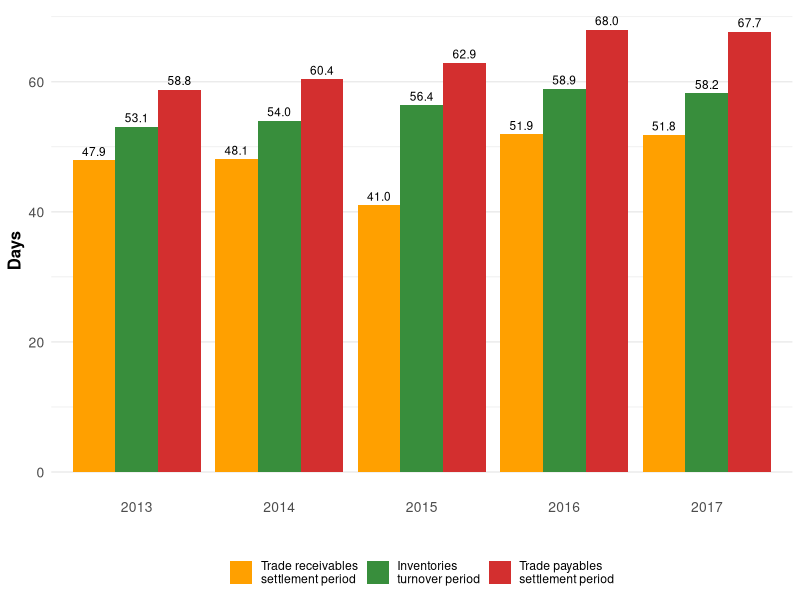
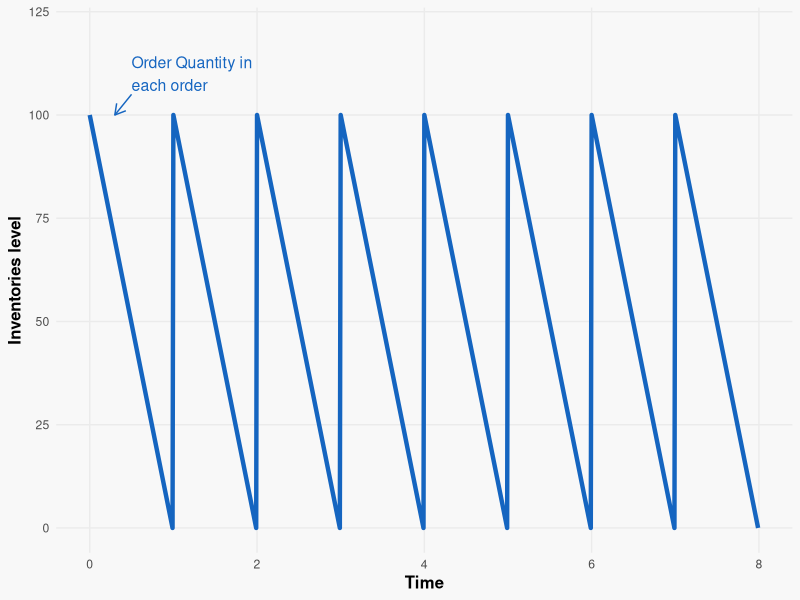
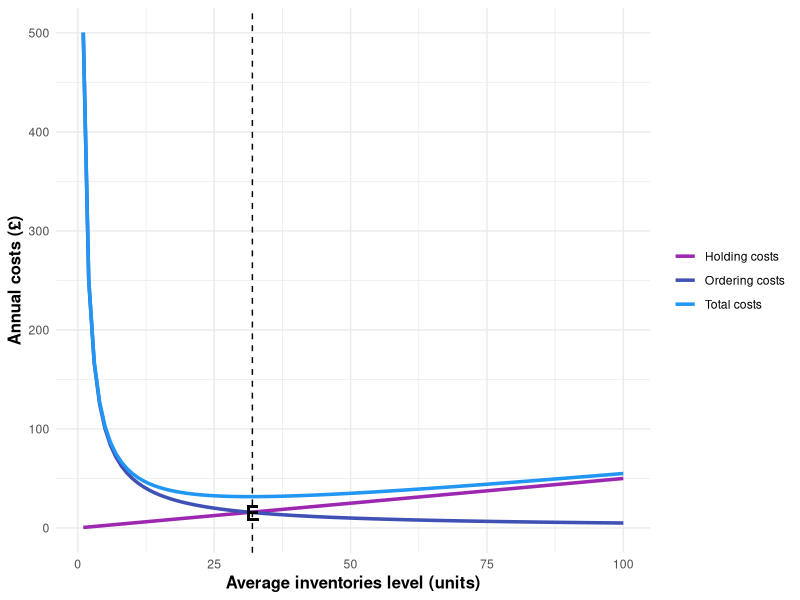

Write R code to recreate these figures, in order.
## ---- chunk 1
#| echo: false
#| fig-width: 10
#| fig-height: 6
#| fig-cap: "Average investment (in days) for the main working capital elements"

library(ggplot2)
library(reshape2)

# Create data frame for the three metrics across years
years <- 2013:2017
receivables <- c(47.9, 48.1, 41.0, 51.9, 51.8)
inventories <- c(53.1, 54.0, 56.4, 58.9, 58.2)
payables <- c(58.8, 60.4, 62.9, 68.0, 67.7)

# Combine into data frame
working_capital_data <- data.frame(
  Year = years,
  Receivables = receivables,
  Inventories = inventories,
  Payables = payables
)

# Convert to long format for plotting
data_long <- melt(working_capital_data, id.vars = "Year", 
                  variable.name = "Metric", value.name = "Days")

# Define colors and labels
colors <- c("Receivables" = "#FFA000", "Inventories" = "#388E3C", "Payables" = "#D32F2F")
labels <- c("Receivables" = "Trade receivables\nsettlement period", 
            "Inventories" = "Inventories\nturnover period", 
            "Payables" = "Trade payables\nsettlement period")

# Plot
ggplot(data_long, aes(x = as.factor(Year), y = Days, fill = Metric)) +
  geom_bar(stat = "identity", position = position_dodge(width = 0.9)) +
  scale_fill_manual(values = colors, labels = labels) +
  labs(x = "", y = "Days") +
  theme_minimal() +
  theme(
    axis.text = element_text(size = 10),
    axis.title = element_text(size = 12, face = "bold"),
    legend.title = element_blank(),
    legend.position = "bottom",
    panel.grid.major.x = element_blank()
  ) +
  geom_text(aes(label = sprintf("%.1f", Days)), 
            position = position_dodge(width = 0.9), 
            vjust = -0.5, size = 3)
## ---- chunk 2
#| echo: false
#| fig-width: 9
#| fig-height: 5
#| fig-cap: "Patterns of inventory movements over time"

library(ggplot2)

# Create data for sawtooth pattern
create_sawtooth <- function(periods, height) {
  result <- data.frame(time = numeric(), inventory = numeric())
  
  for (i in 0:periods) {
    result <- rbind(result, data.frame(time = i, inventory = height))
    result <- rbind(result, data.frame(time = i + 0.99, inventory = 0))
  }
  
  return(result)
}

# Generate data
sawtooth_data <- create_sawtooth(7, 100)

# Plot
ggplot(sawtooth_data, aes(x = time, y = inventory)) +
  geom_line(color = "#1565C0", size = 1.5) +
  labs(x = "Time", y = "Inventories level") +
  annotate("text", x = 0.5, y = 110, label = "Order Quantity in\neach order", 
           color = "#1565C0", hjust = 0, size = 4) +
  annotate("segment", x = 0.5, y = 105, xend = 0.3, yend = 100,
           arrow = arrow(length = unit(0.3, "cm")), color = "#1565C0") +
  theme_minimal() +
  theme(
    axis.title = element_text(size = 12, face = "bold"),
    plot.background = element_rect(fill = "#F8F8F8", color = NA),
    panel.grid.minor = element_blank()
  ) +
  scale_y_continuous(limits = c(0, 120)) +
  scale_x_continuous(limits = c(0, 8))
## ---- chunk 3
#| echo: false
#| fig-width: 9
#| fig-height: 5
#| fig-cap: "Inventory holding and order costs"

library(ggplot2)

# Create data for inventory costs
x <- seq(1, 100, by = 1)
holding_costs <- 0.5 * x
ordering_costs <- 500 / x
total_costs <- holding_costs + ordering_costs

# Find the minimum point
min_point <- which.min(total_costs)

# Create data frame
cost_data <- data.frame(
  InventoryLevel = x,
  HoldingCosts = holding_costs,
  OrderingCosts = ordering_costs,
  TotalCosts = total_costs
)

# Convert to long format for plotting
library(reshape2)
cost_data_long <- melt(cost_data, id.vars = "InventoryLevel", 
                       variable.name = "CostType", value.name = "Cost")

# Plot
ggplot(cost_data_long, aes(x = InventoryLevel, y = Cost, color = CostType)) +
  geom_line(size = 1.2) +
  scale_color_manual(values = c("HoldingCosts" = "#9C27B0", 
                                "OrderingCosts" = "#3F51B5", 
                                "TotalCosts" = "#2196F3"),
                     labels = c("Holding costs", "Ordering costs", "Total costs")) +
  labs(x = "Average inventories level (units)", y = "Annual costs (£)") +
  theme_minimal() +
  theme(
    legend.title = element_blank(),
    legend.position = "right",
    axis.title = element_text(size = 12, face = "bold")
  ) +
  geom_vline(xintercept = x[min_point], linetype = "dashed") +
  geom_text(aes(x = x[min_point], y = 0, label = "E"), 
            vjust = -0.5, size = 5, color = "black") +
  ylim(0, max(total_costs[1:60]))
